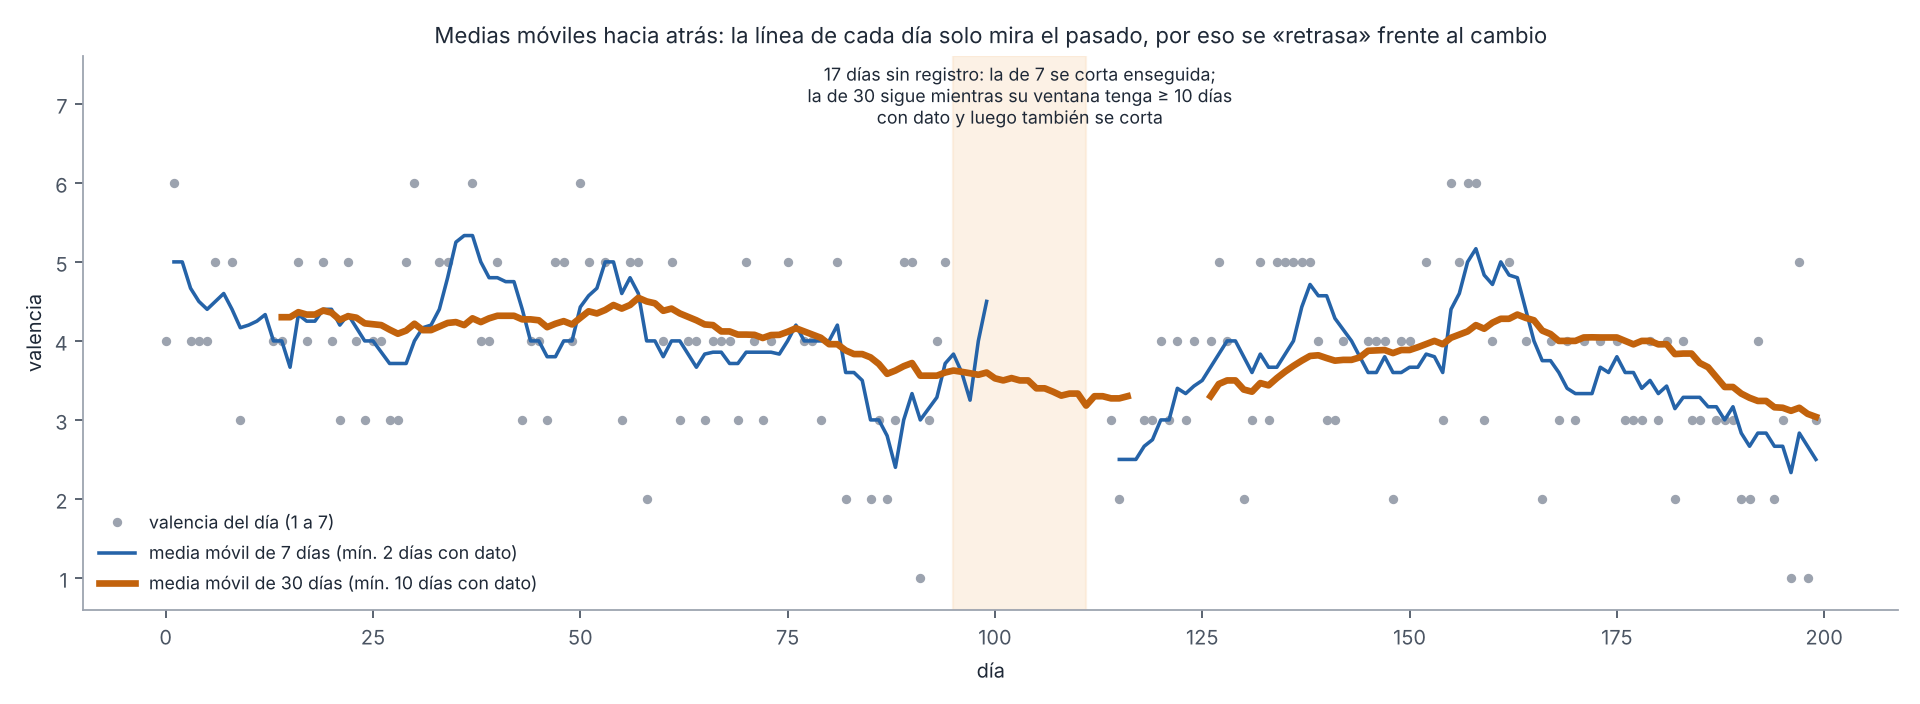

The Python source for this figure:
"""Figura 6.1 - Serie diaria con medias móviles de 7 y 30 días (datos SINTÉTICOS).
Replica Analisis.movil (y vm_movil en R): para cada día d del calendario se promedian los valores de los días
d, d-1, ..., d-(ventana-1) que existan, y el punto solo se dibuja si hay al menos max(2, ventana/3) días con dato
(división entera: 2 días para la de 7, 10 días para la de 30). La ventana es HACIA ATRÁS (no centrada).
Uso: python fig11_medias_moviles.py [salida.png]"""
import sys
import numpy as np
import matplotlib
matplotlib.use("Agg")
import matplotlib.pyplot as plt

rng = np.random.default_rng(11)
N = 200
t = np.arange(N)
base = 4.2 + 0.6 * np.sin(2 * np.pi * t / 120) - 0.004 * t          # cambio lento inventado
val = np.clip(np.round(base + rng.normal(0, 1.0, N)), 1, 7)
falta = rng.random(N) < 0.18                                          # ~18 % de días sin registro
falta[95:112] = True                                                  # un hueco largo (17 días)
y = np.where(falta, np.nan, val)

def movil(y, ventana):
    out = np.full(len(y), np.nan)
    minimo = max(2, ventana // 3)
    for i in range(len(y)):
        v = y[max(0, i - ventana + 1): i + 1]
        v = v[~np.isnan(v)]
        if len(v) >= minimo: out[i] = v.mean()
    return out

m7, m30 = movil(y, 7), movil(y, 30)
fig, ax = plt.subplots(figsize=(12, 4.4), dpi=160)
ax.plot(t, y, "o", ms=3.2, color="#9ca3af", label="valencia del día (1 a 7)")
ax.plot(t, m7, color="#2a6f97", lw=1.6, label="media móvil de 7 días (mín. 2 días con dato)")
ax.plot(t, m30, color="#b45309", lw=3, label="media móvil de 30 días (mín. 10 días con dato)")
ax.axvspan(95, 111, color="#fde68a", alpha=.5)
ax.text(103, 6.75, "17 días sin registro: la de 7 se corta enseguida;\nla de 30 sigue mientras su ventana tenga ≥ 10 días\ncon dato y luego también se corta", ha="center", fontsize=8)
ax.set_ylim(0.6, 7.6); ax.set_xlabel("día"); ax.set_ylabel("valencia")
ax.set_title("Medias móviles hacia atrás: la línea de cada día solo mira el pasado, por eso se «retrasa» frente al cambio")
ax.legend(loc="lower left", fontsize=8, frameon=False)
ax.spines[["top", "right"]].set_visible(False)
fig.tight_layout(); fig.savefig(sys.argv[1] if len(sys.argv) > 1 else "fig11_medias_moviles.png")
